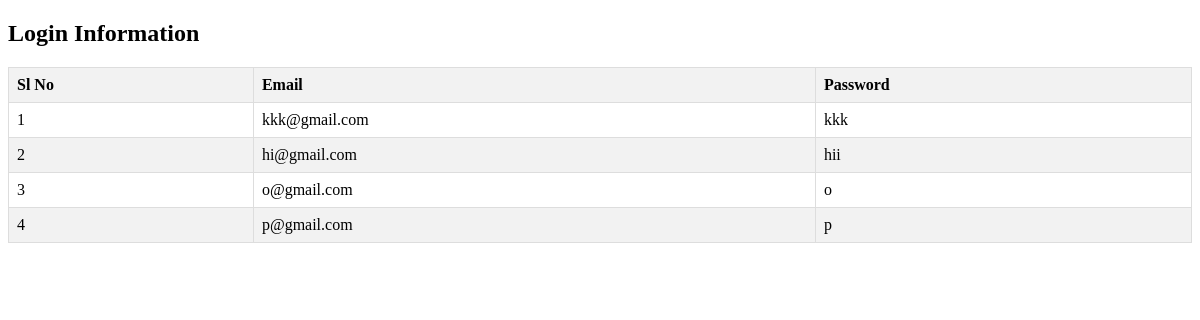
The app's page /logindata.php with its own data.
### tables this page shows
CREATE TABLE `loginn` (
  `email` varchar(200) NOT NULL,
  `password` varchar(200) NOT NULL
);

### logindata.php (the view, shortened to what this page needs)
<!DOCTYPE html>
<html lang="en">
<head>
</head>
<body>
<h2 class="heading"><b>Login Information</b></h2>
<table>
    <thead>
        <tr>
            <th>Sl No</th>
            <th>Email</th>
            <th>Password</th>
        </tr>
    </thead>
    <tbody id="loginData">
        <?php
        include("connect.php");
        $sql = "SELECT email, password FROM loginn";
        $result = mysqli_query($conn, $sql);
        if (mysqli_num_rows($result) > 0) {
            $count = 1;
            while ($row = mysqli_fetch_assoc($result)) {
                echo "<tr>";
                echo "<td>" . $count . "</td>";
                echo "<td>" . $row["email"] . "</td>";
                echo "<td>" . $row["password"] . "</td>";
                echo "</tr>";
                $count++;
            }
        } else {
            echo "<tr><td colspan='3'>0 results</td></tr>";
        }
        ?>
    </tbody>
</table>

### logindata.php (style rules this page uses)
table { border-collapse: collapse; width: 100%; }
th, td { border: 1px solid #ddd; padding: 8px; text-align: left; }
th { background-color: #f2f2f2; }
tr:nth-child(even) { background-color: #f2f2f2; }

### records on screen
loginn: email "kkk@gmail.com", password "kkk"
loginn: email "hi@gmail.com", password "hii"
loginn: email "o@gmail.com", password "o"
loginn: email "p@gmail.com", password "p"
